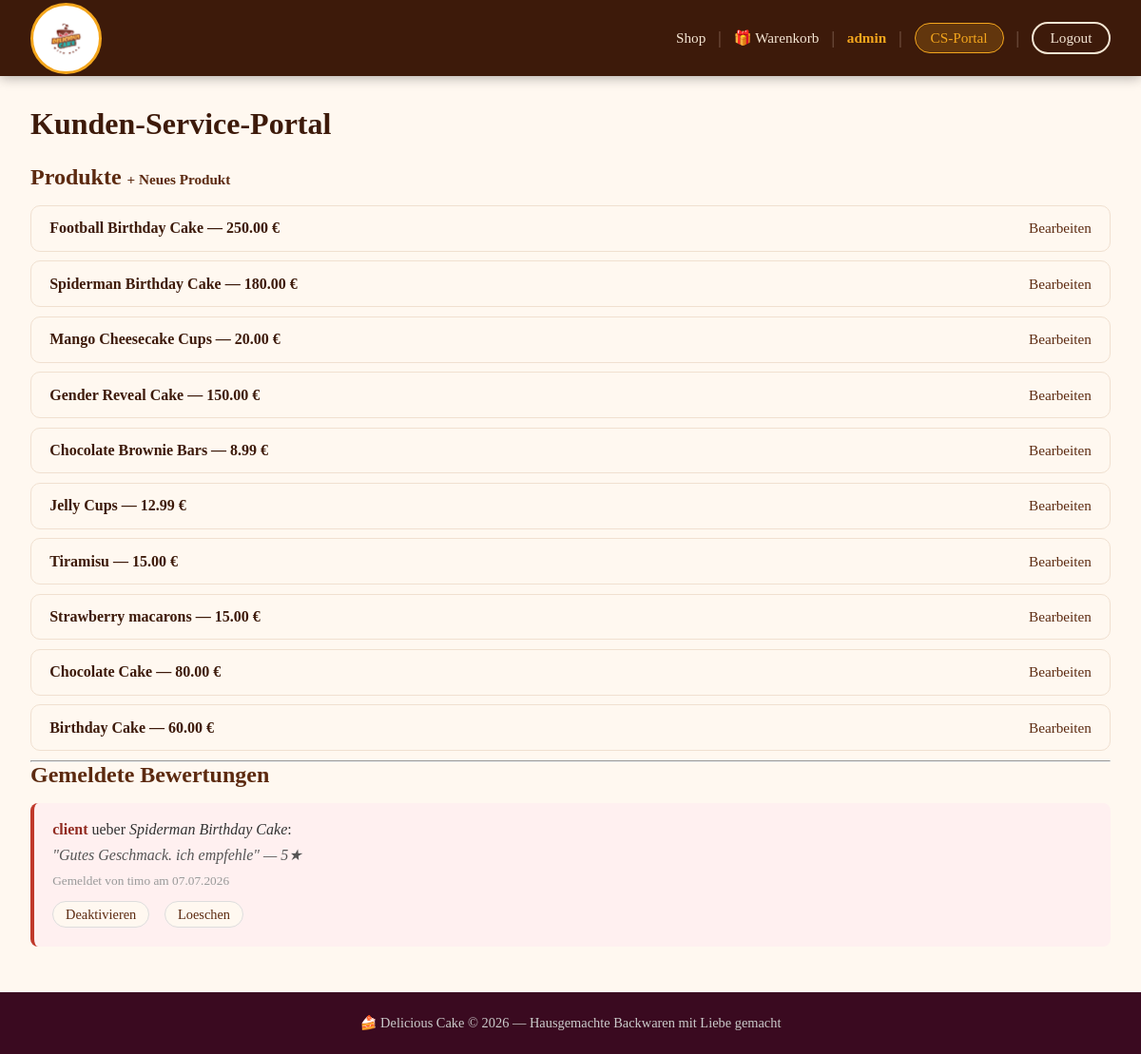
/cs/ (signed in), run on the app's committed database.
### useradmin/models.py (models this page shows, shortened)
class CustomUser(AbstractUser):
    profile_picture = models.ImageField(
        upload_to='profile_pics/',
        blank=True,
        null=True
    )

### shop/models.py (models this page shows, shortened)
class Product(models.Model):
    name        = models.CharField(max_length=200)
    description = models.TextField()
    price       = models.DecimalField(max_digits=8, decimal_places=2)
    image = models.ImageField(upload_to='products/')
    info_pdf = models.FileField(upload_to='product_pdfs/')
    category    = models.ForeignKey(Category, on_delete=models.SET_NULL, null=True, blank=True)
    occasion    = models.CharField(max_length=100, blank=True)
    flavor      = models.CharField(max_length=100, blank=True)
    size        = models.CharField(max_length=100, blank=True)

class ReviewReport(models.Model):
    review     = models.ForeignKey(Review, on_delete=models.CASCADE, related_name='reports')
    user       = models.ForeignKey(settings.AUTH_USER_MODEL, on_delete=models.CASCADE)
    reason     = models.TextField(blank=True)
    created_at = models.DateTimeField(auto_now_add=True)
    class Meta:
        unique_together = ('review', 'user')  # einmal melden pro User pro Bewertung

class Review(models.Model):
    product    = models.ForeignKey(Product, on_delete=models.CASCADE, related_name='reviews')
    user       = models.ForeignKey(settings.AUTH_USER_MODEL, on_delete=models.CASCADE)
    text       = models.TextField()
    stars      = models.IntegerField(validators=[MinValueValidator(1), MaxValueValidator(5)])
    created_at = models.DateTimeField(auto_now_add=True)
    is_active  = models.BooleanField(default=True)
    class Meta:
        unique_together = ('product', 'user')  # eine Bewertung pro User pro Produkt

### shop/views.py (the view)
# urls.py: path('cs/',                          views.cs_portal,            name='cs_portal'),
@user_passes_test(is_customer_service)
def cs_portal(request):
    products         = Product.objects.all()
    reported_reviews = ReviewReport.objects.select_related(
        'review', 'review__product', 'user'
    )
    return render(request, 'shop/cs_portal.html', {
        'products':         products,
        'reported_reviews': reported_reviews,
    })

### shop/views.py (called while the page is built)
def is_customer_service(user):
    return user.is_staff

### shop/templates/shop/cs_portal.html (shortened to what this page needs)
{% extends 'base.html' %}
{% block content %}
<h1>Kunden-Service-Portal</h1>
<h2>Produkte <a class="btn-link" href="{% url 'cs_add_product' %}">+ Neues Produkt</a></h2>
{% for product in products %}
    <div class="cs-product-item">
        <span><strong>{{ product.name }}</strong> — {{ product.price }} &#8364;</span>
        <a class="btn-link" href="{% url 'cs_edit_product' product.pk %}">Bearbeiten</a>
    </div>
{% endfor %}
<hr>
<h2>Gemeldete Bewertungen</h2>
{% for report in reported_reviews %}
    <div class="reported-review">
        <strong>{{ report.review.user.username }}</strong>
        ueber <em>{{ report.review.product.name }}</em>:
        <p>"{{ report.review.text }}" — {{ report.review.stars }}&#9733;</p>
        <small>Gemeldet von {{ report.user.username }}
               am {{ report.created_at|date:"d.m.Y" }}</small>
        <div class="review-actions">
            <a href="{% url 'cs_deactivate_review' report.review.pk %}">Deaktivieren</a>
            <a href="{% url 'cs_delete_review' report.review.pk %}">Loeschen</a>
        </div>
    </div>
{% empty %}
    <p>Keine gemeldeten Bewertungen.</p>
{% endfor %}
{% endblock %}

### templates/base.html (shortened to what this page needs)
<!DOCTYPE html>
{% load static %}
<html lang="de">
<head>
    <link rel="stylesheet" href="{% static 'css/style.css' %}">
</head>
<body>
<header class="header">
    <div class="header-inner">
        <a href="{% url 'home' %}" class="logo">
            <img src="{% static 'images/logo_cake.jpeg' %}"
                 alt="Delicious Cake"
                 class="logo-img">
        </a>
        <nav class="nav-links">
            <a href="{% url 'home' %}">Shop</a>
            <span class="nav-divider">|</span>
            {% if user.is_authenticated %}
                <a href="{% url 'cart' %}">&#127873; Warenkorb</a>
                <span class="nav-divider">|</span>
                <a href="{% url 'profile' %}" class="nav-username">
                    {{ user.username }}
                </a>
                {% if user.is_staff %}
                    <span class="nav-divider">|</span>
                    <a href="{% url 'cs_portal' %}" class="cs-btn">CS-Portal</a>
                {% endif %}
                <span class="nav-divider">|</span>
                <form method="post" action="{% url 'logout' %}" style="display:inline">
                    <button class="logout-btn" type="submit">Logout</button>
                </form>
            {% else %}
                <a href="{% url 'login' %}" class="nav-btn-outline">Login</a>
                <a href="{% url 'signup' %}" class="nav-btn-filled">Registrieren</a>
            {% endif %}
        </nav>
    </div>
</header>
<div class="content">
    {% block content %}{% endblock %}
</div>
<footer class="footer">
    <p>&#127856; Delicious Cake &copy; 2026 — Hausgemachte Backwaren mit Liebe gemacht</p>
</footer>
</body>
</html>

### static/css/style.css (style rules this page uses)
* { box-sizing: border-box; margin: 0; padding: 0; }
body { font-family: 'Georgia', serif; background-color: #fff8f0; color: #333; }
.header { background: #3d1a0a; box-shadow: 0 2px 12px rgba(0,0,0,0.3); position: sticky; top: 0; z-index: 100; }
.header-inner { max-width: 1200px; margin: 0 auto; padding: 0 2rem; display: flex; justify-content: space-between; align-items: center; height: 80px; }
.logo { text-decoration: none; display: flex; align-items: center; }
.logo-img { height: 75px; width: auto; object-fit: contain; border-radius: 50%; border: 3px solid #f4a61d; padding: 3px; background: white; }
.nav-links { display: flex; align-items: center; gap: 0.8rem; }
.nav-links a { color: #f5e6d3; text-decoration: none; font-size: 0.95rem; transition: color 0.2s; font-family: 'Georgia', serif; }
.nav-username { color: #f4a61d !important; font-weight: bold; display: flex; align-items: center; gap: 0.4rem; }
.cs-btn { background: rgba(244,166,29,0.2) !important; color: #f4a61d !important; padding: 0.4rem 1rem !important; border-radius: 20px !important; border: 1px solid #f4a61d !important; }
.logout-btn { background: transparent; border: 2px solid #f5e6d3; color: #f5e6d3; padding: 0.4rem 1.1rem; border-radius: 25px; cursor: pointer; font-size: 0.95rem; font-family: 'Georgia', serif; transition: all 0.2s; }
.nav-divider { color: #7a5a4a; font-size: 1.2rem; }
.footer { background: #3a0a20; color: #ccc; text-align: center; padding: 1.5rem; margin-top: 3rem; font-size: 0.9rem; }
.content { max-width: 1200px; margin: 2rem auto; padding: 0 2rem; }
h1 { color: #3d1a0a; margin-bottom: 1.5rem; font-size: 2rem; }
h2 { color: #5c2a10; margin-bottom: 1rem; }
button, .btn { background-color: #5c2a10; color: white; border: none; padding: 0.5rem 1.4rem; border-radius: 20px; cursor: pointer; font-size: 1rem; font-family: 'Georgia', serif; transition: background 0.2s; }
.btn-link { color: #5c2a10; text-decoration: none; font-size: 0.95rem; }
.review-actions { margin-top: 0.8rem; display: flex; gap: 1rem; flex-wrap: wrap; }
.review-actions a { color: #5c2a10; text-decoration: none; font-size: 0.9rem; padding: 0.3rem 0.8rem; border-radius: 15px; border: 1px solid #ddd; transition: all 0.2s; background: #fff8f0; }
.cs-product-item { background: #fff8f0; padding: 0.9rem 1.2rem; margin: 0.6rem 0; border-radius: 10px; display: flex; justify-content: space-between; align-items: center; border: 1px solid #f0e0d0; }
.cs-product-item span { color: #3d1a0a; font-weight: bold; }
.reported-review { background: #fff0f0; border-left: 4px solid #c0392b; padding: 1.2rem; margin: 0.8rem 0; border-radius: 8px; }
.reported-review strong { color: #922b21; }
.reported-review p { color: #555; margin: 0.5rem 0; font-style: italic; }
.reported-review small { color: #999; }

### data on the page
CustomUser: username "admin"
Product: name "Football Birthday Cake", price "250.00"
Product: name "Spiderman Birthday Cake", price "180.00"
Product: name "Mango Cheesecake Cups", price "20.00"
Product: name "Gender Reveal Cake", price "150.00"
Product: name "Chocolate Brownie Bars", price "8.99"
Product: name "Jelly Cups", price "12.99"
Product: name "Tiramisu", price "15.00"
Product: name "Strawberry macarons", price "15.00"
Product: name "Chocolate Cake", price "80.00"
Product: name "Birthday Cake", price "60.00"
ReviewReport: review.user.username "client", review.product.name "Spiderman Birthday Cake", review.text "Gutes Geschmack. ich empfehle", review.stars "5", user.username "timo", created_at "07.07.2026"
